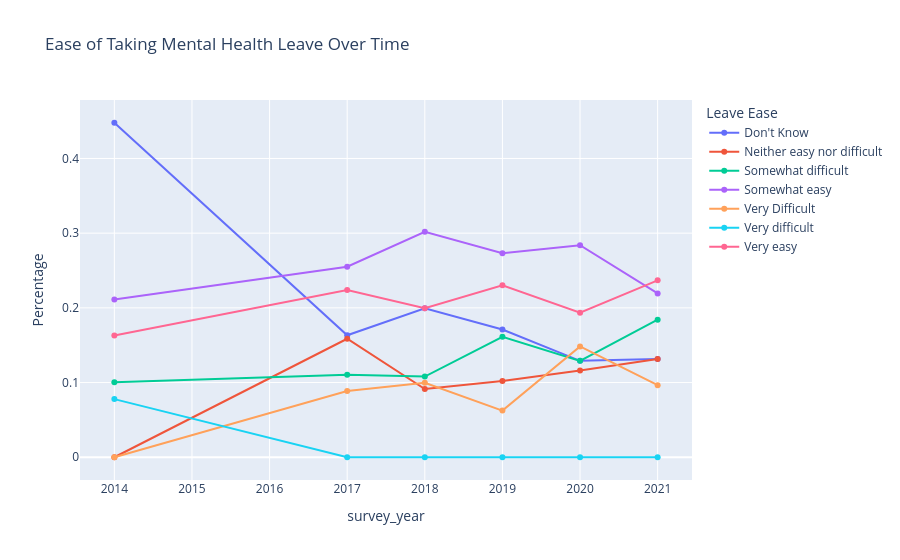

This figure's notebook cell:
### Markdown cell above
## Ease of Taking Mental Health Leave

This section explores whether respondents perceive improvements in workplace support for taking mental health leave across survey years.

### Code cell
leave = pd.crosstab(
    df["survey_year"],
    df["leave_ease"],
    normalize="index"
)

leave = (
    leave
    .reset_index()
    .melt(
        id_vars="survey_year",
        var_name="Leave Ease",
        value_name="Percentage"
    )
)

fig = px.line(
    leave,
    x="survey_year",
    y="Percentage",
    color="Leave Ease",
    markers=True,
    title="Ease of Taking Mental Health Leave Over Time"
)

fig.show()

### Figure 1 — Plotly figure (JSON) as saved in the notebook; plotly's stock layout.template omitted (floating-point values rounded to 4 significant figures)
{"data": [{"hovertemplate": "Leave Ease=Don't Know<br>survey_year=%{x}<br>Percentage=%{y}<extra></extra>", "legendgroup": "Don't Know", "line": {"color": "#636efa", "dash": "solid"}, "marker": {"symbol": "circle"}, "mode": "lines+markers", "name": "Don't Know", "orientation": "v", "showlegend": true, "type": "scatter", "x": [2014, 2017, 2018, 2019, 2020, 2021], "xaxis": "x", "y": [0.4478, 0.1633, 0.1994, 0.1711, 0.129, 0.1316], "yaxis": "y"}, {"hovertemplate": "Leave Ease=Neither easy nor difficult<br>survey_year=%{x}<br>Percentage=%{y}<extra></extra>", "legendgroup": "Neither easy nor difficult", "line": {"color": "#EF553B", "dash": "solid"}, "marker": {"symbol": "circle"}, "mode": "lines+markers", "name": "Neither easy nor difficult", "orientation": "v", "showlegend": true, "type": "scatter", "x": [2014, 2017, 2018, 2019, 2020, 2021], "xaxis": "x", "y": [0.0, 0.1586, 0.09141, 0.102, 0.1161, 0.1316], "yaxis": "y"}, {"hovertemplate": "Leave Ease=Somewhat difficult<br>survey_year=%{x}<br>Percentage=%{y}<extra></extra>", "legendgroup": "Somewhat difficult", "line": {"color": "#00cc96", "dash": "solid"}, "marker": {"symbol": "circle"}, "mode": "lines+markers", "name": "Somewhat difficult", "orientation": "v", "showlegend": true, "type": "scatter", "x": [2014, 2017, 2018, 2019, 2020, 2021], "xaxis": "x", "y": [0.1003, 0.1104, 0.108, 0.1612, 0.129, 0.1842], "yaxis": "y"}, {"hovertemplate": "Leave Ease=Somewhat easy<br>survey_year=%{x}<br>Percentage=%{y}<extra></extra>", "legendgroup": "Somewhat easy", "line": {"color": "#ab63fa", "dash": "solid"}, "marker": {"symbol": "circle"}, "mode": "lines+markers", "name": "Somewhat easy", "orientation": "v", "showlegend": true, "type": "scatter", "x": [2014, 2017, 2018, 2019, 2020, 2021], "xaxis": "x", "y": [0.2111, 0.2551, 0.3019, 0.273, 0.2839, 0.2193], "yaxis": "y"}, {"hovertemplate": "Leave Ease=Very Difficult<br>survey_year=%{x}<br>Percentage=%{y}<extra></extra>", "legendgroup": "Very Difficult", "line": {"color": "#FFA15A", "dash": "solid"}, "marker": {"symbol": "circle"}, "mode": "lines+markers", "name": "Very Difficult", "orientation": "v", "showlegend": true, "type": "scatter", "x": [2014, 2017, 2018, 2019, 2020, 2021], "xaxis": "x", "y": [0.0, 0.08865, 0.09972, 0.0625, 0.1484, 0.09649], "yaxis": "y"}, {"hovertemplate": "Leave Ease=Very difficult<br>survey_year=%{x}<br>Percentage=%{y}<extra></extra>", "legendgroup": "Very difficult", "line": {"color": "#19d3f3", "dash": "solid"}, "marker": {"symbol": "circle"}, "mode": "lines+markers", "name": "Very difficult", "orientation": "v", "showlegend": true, "type": "scatter", "x": [2014, 2017, 2018, 2019, 2020, 2021], "xaxis": "x", "y": [0.07785, 0.0, 0.0, 0.0, 0.0, 0.0], "yaxis": "y"}, {"hovertemplate": "Leave Ease=Very easy<br>survey_year=%{x}<br>Percentage=%{y}<extra></extra>", "legendgroup": "Very easy", "line": {"color": "#FF6692", "dash": "solid"}, "marker": {"symbol": "circle"}, "mode": "lines+markers", "name": "Very easy", "orientation": "v", "showlegend": true, "type": "scatter", "x": [2014, 2017, 2018, 2019, 2020, 2021], "xaxis": "x", "y": [0.1629, 0.224, 0.1994, 0.2303, 0.1935, 0.2368], "yaxis": "y"}], "layout": {"legend": {"title": {"text": "Leave Ease"}, "tracegroupgap": 0}, "title": {"text": "Ease of Taking Mental Health Leave Over Time"}, "xaxis": {"anchor": "y", "domain": [0, 1], "title": {"text": "survey_year"}}, "yaxis": {"anchor": "x", "domain": [0, 1], "title": {"text": "Percentage"}}}}
